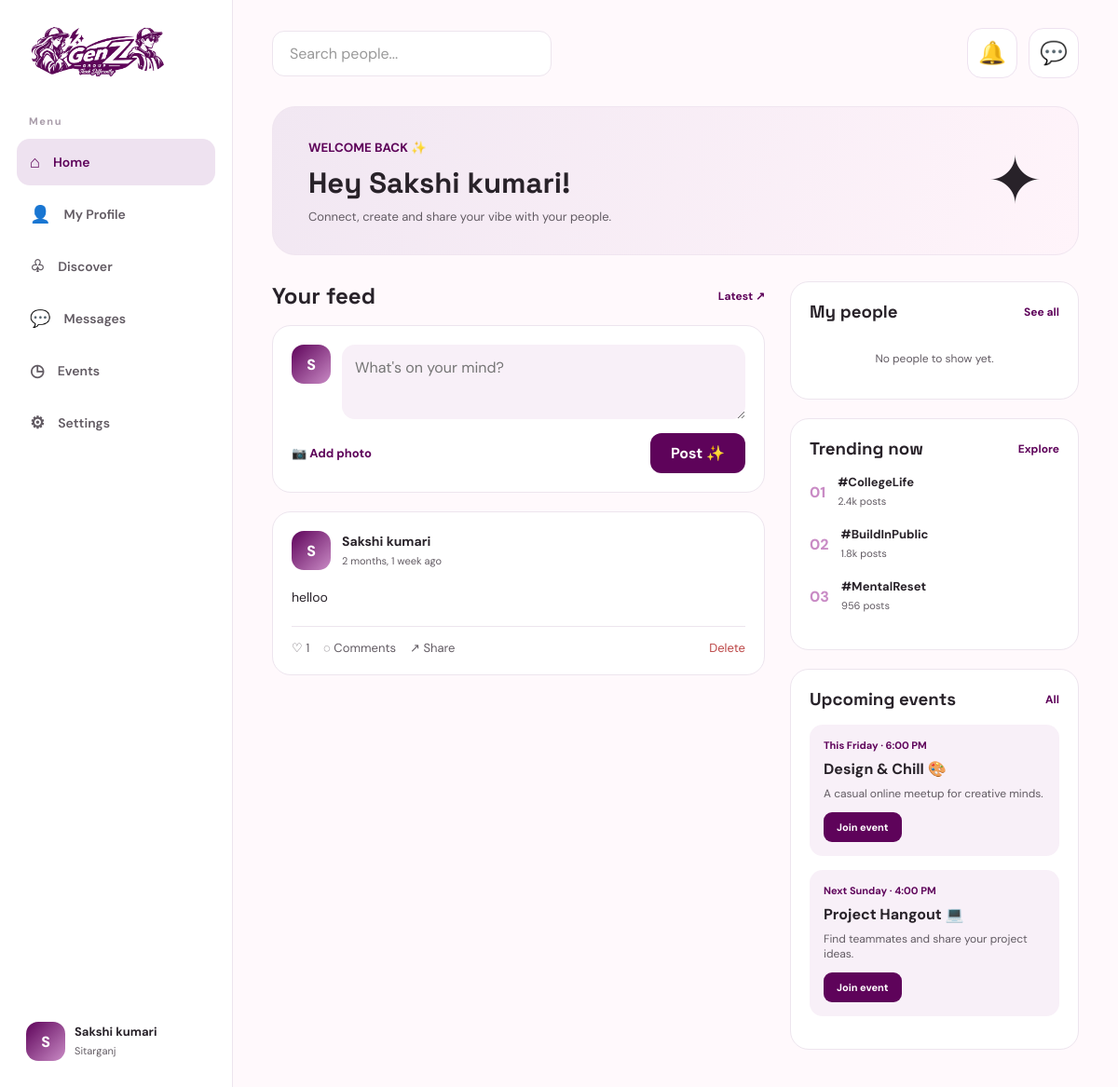
Screenshot of /join-dashboard/ (signed in) with the database file from the repository.
### genzz/models.py (models this page shows, shortened)
class GenzMember(models.Model):
    name = models.CharField(max_length=100)
    email = models.EmailField(
        unique=True,
        null=True,
        blank=True
    )
    password = models.CharField(
        max_length=128,
        blank=True
    )
    age = models.PositiveIntegerField()
    city = models.CharField(max_length=100)
    profile_photo = models.ImageField(
        upload_to="genz_profiles/",
        blank=True,
        null=True
    )
    interests = models.TextField(blank=True)
    looking_for = models.TextField(blank=True)
    about = models.TextField(blank=True)
    created_at = models.DateTimeField(
        auto_now_add=True
    )
    class Meta:
        ordering = ["-created_at"]
        verbose_name = "GENZ Member"
        verbose_name_plural = "GENZ Members"

class Post(models.Model):
    member = models.ForeignKey(
        GenzMember,
        on_delete=models.CASCADE,
        related_name="posts"
    )
    content = models.TextField()
    image = models.ImageField(
        upload_to="posts/",
        blank=True,
        null=True
    )
    created_at = models.DateTimeField(
        auto_now_add=True
    )
    class Meta:
        ordering = ["-created_at"]

### genzz/views.py (the view)
def join_dashboard(request):
    member_id = request.session.get("genz_member_id")
    if not member_id:
        return redirect("login")
    member = get_object_or_404(GenzMember, id=member_id)
    posts = Post.objects.filter(
        member=member
    ).order_by("-created_at")
    followers_count = Follow.objects.filter(
        following=member
    ).count()
    following_count = Follow.objects.filter(
        follower=member
    ).count()
    registered_events = EventRegistration.objects.filter(
        member=member
    ).select_related("event")
    received_follow_requests = FollowRequest.objects.filter(
        receiver=member,
        status="pending"
    ).select_related("sender")
    following_ids = Follow.objects.filter(
        follower=member
    ).values_list("following_id", flat=True)
    pending_sent_ids = FollowRequest.objects.filter(
        sender=member,
        status="pending"
    ).values_list("receiver_id", flat=True)
    people = GenzMember.objects.exclude(
        id=member.id
    ).exclude(
        id__in=following_ids
    ).exclude(
        id__in=pending_sent_ids
    ).order_by("-created_at")[:8]
    context = {
        "member": member,
        "posts": posts,
        "followers_count": followers_count,
        "following_count": following_count,
        "registered_events": registered_events,
        "received_follow_requests": received_follow_requests,
        "people": people,
    }
    return render(
        request,
        "join_dashboard.html",
        context
    )

### genzz/templates/join_dashboard.html (shortened to what this page needs)
{% load static %}
<!DOCTYPE html>
<html lang="en">
<head>
</head>
<body>
<div class="dashboard">
    <aside class="sidebar">
        <a href="/" class="logo">
            <img
                src="{% static 'images/image.png' %}"
                alt="GEN Z Group"
            >
        </a>
        <div class="menu-label">
            Menu
        </div>
        <div class="nav-menu">
            <a href="{% url 'join_dashboard' %}"
               class="nav-item active">
                <span class="nav-icon">⌂</span>
                Home
            </a>
            <a href="{% url 'profile' %}" class="nav-item">
                <span class="nav-icon">👤</span>
                My Profile
            </a>
            <a href="#" class="nav-item">
                <span class="nav-icon">♧</span>
                Discover
            </a>
            <a href="{% url 'messages' %}" class="nav-item">
                <span class="nav-icon">💬</span>
                Messages
            </a>
            <a href="#" class="nav-item">
                <span class="nav-icon">◷</span>
                Events
            </a>
            <a href="#" class="nav-item">
                <span class="nav-icon">⚙</span>
                Settings
            </a>
        </div>
        <div class="sidebar-bottom">
            <div class="profile-mini">
                <div class="avatar">
                    {{ member.name|first|upper }}
                </div>
                <div>
                    <strong>
                        {{ member.name }}
                    </strong>
                    <small>
                        {{ member.city }}
                    </small>
                </div>
            </div>
        </div>
    </aside>
    <main class="main">
        <div class="topbar">
            <div class="search-box">
                <input
                    type="text"
                    id="memberSearch"
                    placeholder="Search people..."
                    autocomplete="off"
                >
            </div>
            <div class="top-actions">
                <a
    href="{% url 'notifications' %}"
    class="icon-btn notification-btn"
    title="Notifications"
>
    🔔
</a>
<a
    href="{% url 'messages' %}"
    class="icon-btn"
    title="Messages"
>
    💬
</a>
            </div>
        </div>
        <section class="welcome">
            <div>
                <small>
                    WELCOME BACK ✨
                </small>
                <h1>
                    Hey {{ member.name }}!
                </h1>
                <p>
                    Connect, create and share your vibe with your people.
                </p>
            </div>
            <div class="welcome-art">
                ✦
            </div>
        </section>
        <div class="content-grid">
            <section>
                <div class="section-heading">
                    <h2>
                        Your feed
                    </h2>
                    <a href="#">
                        Latest ↗
                    </a>
                </div>
                <div class="create-post">
                    <form
                        id="postForm"
                        action="{% url 'create_post' %}"
                        method="POST"
                        enctype="multipart/form-data"
                    >
                        <div class="create-top">
                            <div class="avatar">
                                {{ member.name|first|upper }}
                            </div>
                            <textarea
                                id="postInput"
                                name="content"
                                placeholder="What's on your mind?"
                            ></textarea>
                        </div>
                        <div class="create-bottom">
                            <label class="upload-label">
                                📷 Add photo
                            </label>
                            <button
                                class="post-btn"
                                type="submit"
                            >
                                Post ✨
                            </button>
                        </div>
                    </form>
                </div>
                <div id="postsContainer">
                    {% for post in posts %}
                    <article
                        class="feed-post"
                        id="post-{{ post.id }}"
                    >
                        <div class="post-header">
                            <div class="avatar">
                                {{ post.member.name|first|upper }}
                            </div>
                            <div>
                                <strong>
                                    {{ post.member.name }}
                                </strong>
                                <small>
                                    {{ post.created_at|timesince }} ago
                                </small>
                            </div>
                        </div>
                        {% if post.content %}
                        <p class="post-text">
                            {{ post.content }}
                        </p>
                        {% endif %}
                        <div class="post-actions">
                            <button
                                class="action-btn like-btn"
                                type="button"
                                onclick="likePost(this, {{ post.id }})"
                            >
                                ♡
                                <span>
                                    {{ post.likes.count }}
                                </span>
                            </button>
                            <button
                                class="action-btn"
                                type="button"
                                onclick="showToast('Comments coming soon 💬')"
                            >
                                ◌ Comments
                            </button>
                            <button
                                class="action-btn"
                                type="button"
                                onclick="showToast('Post shared ✨')"
                            >
                                ↗ Share
                            </button>
                            {% if post.member.id == member.id %}
                            <button
                                class="action-btn delete-btn"
                                type="button"
                                onclick="deletePost({{ post.id }})"
                            >
                                Delete
                            </button>
                            {% endif %}
                        </div>
                    </article>
                    {% endfor %}
                </div>
            </section>
            <aside>
                <div class="side-card people-card">
                    <div class="section-heading">
                        <h3>
                            My people
                        </h3>
                        <a href="#">
                            See all
                        </a>
                    </div>
                    <div id="peopleList">
                        {% for person in people %}
                        <div
                            class="person"
                            data-name="{{ person.name|default:''|lower }}"
                            data-city="{{ person.city|default:''|lower }}"
                        >
                            <div class="avatar">
                                {{ person.name|first|upper }}
                            </div>
                            <div class="person-info">
                                <strong>
                                    {{ person.name }}
                                </strong>
                                {% if person.city %}
                                <span>
                                    {{ person.city }}
                                </span>
                                {% else %}
                                <span>
                                    Member
                                </span>
                                {% endif %}
                            </div>
                            <button
                                class="follow-btn"
                                type="button"
                                data-member-id="{{ person.id }}"
                                onclick="followPerson(this)"
                            >
                                Follow
                            </button>
                        </div>
                        {% empty %}
                        <p class="no-people">
                            No people to show yet.
                        </p>
                        {% endfor %}
                    </div>
                </div>
                <div class="side-card">
                    <div class="section-heading">
                        <h3>
                            Trending now
                        </h3>
                        <a href="#">
                            Explore
                        </a>
                    </div>
                    <div class="trending-item">
                        <div class="trend-number">
                            01
                        </div>
                        <div>
                            <strong>
                                #CollegeLife
                            </strong>
                            <span>
                                2.4k posts
                            </span>
                        </div>
                    </div>
                    <div class="trending-item">
                        <div class="trend-number">
                            02
                        </div>
                        <div>
                            <strong>
                                #BuildInPublic
                            </strong>
                            <span>
                                1.8k posts
                            </span>
                        </div>
                    </div>
                    <div class="trending-item">
                        <div class="trend-number">
                            03
                        </div>
                        <div>
                            <strong>
                                #MentalReset
                            </strong>
                            <span>
                                956 posts
                            </span>
                        </div>
                    </div>
                </div>
                <div class="side-card">
                    <div class="section-heading">
                        <h3>
                            Upcoming events
                        </h3>
                        <a href="#">
                            All
                        </a>
                    </div>
                    <div class="event-card">
                        <div class="event-date">
                            This Friday · 6:00 PM
                        </div>
                        <h4>
                            Design & Chill 🎨
                        </h4>
                        <p>
                            A casual online meetup for creative minds.
                        </p>
                        <button
                            class="event-btn"
                            type="button"
                            onclick="showToast('You joined the event 🎉')"
                        >
                            Join event
                        </button>
                    </div>
                    <div class="event-card">
                        <div class="event-date">
                            Next Sunday · 4:00 PM
                        </div>
                        <h4>
                            Project Hangout 💻
                        </h4>
                        <p>
                            Find teammates and share your project ideas.
                        </p>
                        <button
                            class="event-btn"
                            type="button"
                            onclick="showToast('You joined the event 🎉')"
                        >
                            Join event
                        </button>
                    </div>
                </div>
            </aside>
        </div>
    </main>
</div>
</body>
</html>

### rows the page displays
GenzMember: name|first "S", name "Sakshi kumari", city "Sitarganj"
Post: member.name|first "S", member.name "Sakshi kumari", created_at "2 months, 1 week", content "helloo", likes.count "1"
